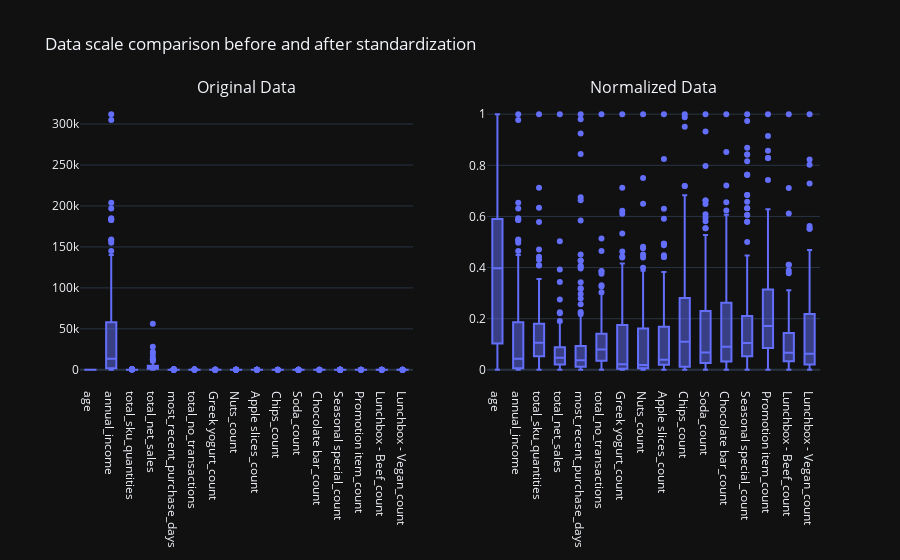

Notebook code for this chart:
### Markdown cell above
Luckily, there are no missing values in this dataset, nor any extreme outliers. However, we did spot one issue - data scaling
The numeric values in the dataframe have different scales, e.g., age ranges from 16 to 55. total_net_sales has a maximum of 56k.
This will cause the issue of large scale variables dominating the distance metrics from a mathematical perspective.

Assuming two data points with age 25 and 45, annual income 10k and 11k.
One might argue that the annual income difference is less significant than the age difference
Recall the Euclidean distance formula: $d(x, y) = \sqrt{\sum_{i=1}^{n}(x_{i}-y_{i})^2}$
Using the formula, the distance will be computed as $\sqrt{(45-25)^2 + (11000-10000)^2} = \sqrt{1000400}$, with the annual income difference contributing to the majority of the distance

This is counter-intuitive and will affect the quality of clustering. We can fix this through **data standardization**

In this session, we will use Min-Max Standardization, which scales the numerical values from 0-1. More details can be found [here](https://scikit-learn.org/stable/modules/generated/sklearn.preprocessing.MinMaxScaler.html)

### Code cell
# Data standardization can be applied to numerical values
# Press Shift + Enter

numeric_columns = ['age', 'annual_income', 'total_sku_quantities',
                   'total_net_sales', 'most_recent_purchase_days', 'total_no_transactions',
                   'Greek yogurt_count', 'Nuts_count', 'Apple slices_count', 'Chips_count',
                   'Soda_count', 'Chocolate bar_count', 'Seasonal special_count',
                   'Promotion item_count', 'Lunchbox - Beef_count', 'Lunchbox - Vegan_count']

df, df_original = standardize_numeric_data(df, numeric_columns)

### Figure 1 — Plotly figure (JSON) as saved in the notebook; plotly's stock layout.template omitted (floating-point values rounded to 4 significant figures; data arrays with more than 128 entries replaced by an {"elided": "..."} marker saying what was removed)
{"data": [{"alignmentgroup": "True", "hovertemplate": "variable=%{x}<br>value=%{y}<extra></extra>", "legendgroup": "", "marker": {"color": "#636efa"}, "name": "", "notched": false, "offsetgroup": "", "orientation": "v", "showlegend": false, "x": {"elided": "2720 str values"}, "x0": " ", "xaxis": "x", "y": {"elided": "2720 float values"}, "y0": " ", "yaxis": "y", "type": "box"}, {"alignmentgroup": "True", "hovertemplate": "variable=%{x}<br>value=%{y}<extra></extra>", "legendgroup": "", "marker": {"color": "#636efa"}, "name": "", "notched": false, "offsetgroup": "", "orientation": "v", "showlegend": false, "x": {"elided": "2720 str values"}, "x0": " ", "xaxis": "x2", "y": {"elided": "2720 float values"}, "y0": " ", "yaxis": "y2", "type": "box"}], "layout": {"xaxis": {"anchor": "y", "domain": [0.0, 0.45]}, "yaxis": {"anchor": "x", "domain": [0.0, 1.0]}, "xaxis2": {"anchor": "y2", "domain": [0.55, 1.0]}, "yaxis2": {"anchor": "x2", "domain": [0.0, 1.0]}, "annotations": [{"font": {"size": 16}, "showarrow": false, "text": "Original Data", "x": 0.225, "xanchor": "center", "xref": "paper", "y": 1.0, "yanchor": "bottom", "yref": "paper"}, {"font": {"size": 16}, "showarrow": false, "text": "Normalized Data", "x": 0.775, "xanchor": "center", "xref": "paper", "y": 1.0, "yanchor": "bottom", "yref": "paper"}], "title": {"text": "Data scale comparison before and after standardization"}}}
